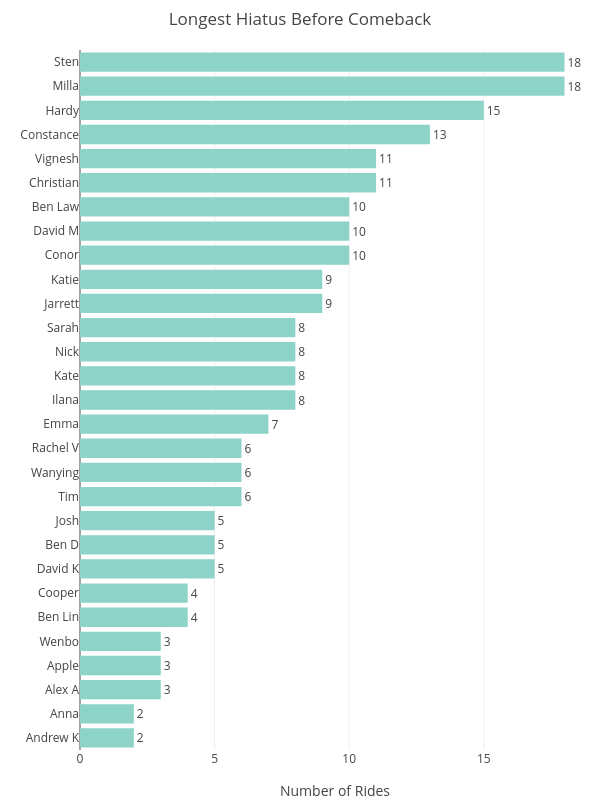

Notebook cell for this chart:
### Code cell
fig_hiatus = px.bar(
    hiatus_df,
    y="rider",
    x="longest_hiatus_rides",
    title="Longest Hiatus Before Comeback",
    text_auto=True
)
fig_hiatus.update_traces(
    textposition="outside"
)
fig_hiatus.update_layout(
    title_x=0.5,
    width=600,
    height=800,
    yaxis=dict(title=None, categoryorder='total ascending'),
    xaxis_title='Number of Rides',
    barmode='stack',
)
fig_hiatus.show()
fig_hiatus.write_image(f"{year}/hiatus_comeback_{year}.png", format="png")
# fig_hiatus.write_html(f"{year}/hiatus_comeback_{year}.html")

### Figure 1 — Plotly figure (JSON) as saved in the notebook; plotly's stock layout.template omitted (floating-point values rounded to 4 significant figures)
{"data": [{"alignmentgroup": "True", "hovertemplate": "longest_hiatus_rides=%{x}<br>rider=%{y}<extra></extra>", "legendgroup": "", "marker": {"color": "rgb(141,211,199)", "pattern": {"shape": ""}}, "name": "", "offsetgroup": "", "orientation": "h", "showlegend": false, "textposition": "outside", "texttemplate": "%{x}", "type": "bar", "x": [18, 18, 15, 13, 11, 11, 10, 10, 10, 9, 9, 8, 8, 8, 8, 7, 6, 6, 6, 5, 5, 5, 4, 4, 3, 3, 3, 2, 2], "xaxis": "x", "y": ["Milla", "Sten", "Hardy", "Constance", "Christian", "Vignesh", "Conor", "David M", "Ben Law", "Jarrett", "Katie", "Ilana", "Kate", "Nick", "Sarah", "Emma", "Tim", "Wanying", "Rachel V", "David K", "Ben D", "Josh", "Ben Lin", "Cooper", "Alex A", "Apple", "Wenbo", "Andrew K", "Anna"], "yaxis": "y"}], "layout": {"barmode": "stack", "height": 800, "legend": {"tracegroupgap": 0}, "title": {"text": "Longest Hiatus Before Comeback", "x": 0.5}, "width": 600, "xaxis": {"anchor": "y", "domain": [0, 1], "title": {"text": "Number of Rides"}}, "yaxis": {"anchor": "x", "categoryorder": "total ascending", "domain": [0, 1], "title": {}}}}
